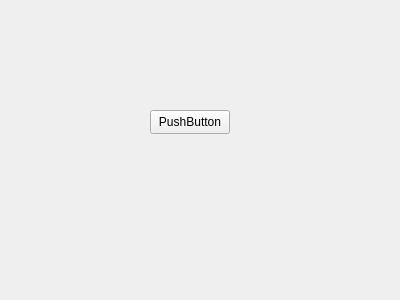
<?xml version="1.0" encoding="UTF-8"?>
<ui version="4.0">
 <class>Form</class>
 <widget class="QWidget" name="Form">
  <property name="geometry">
   <rect>
    <x>0</x>
    <y>0</y>
    <width>400</width>
    <height>300</height>
   </rect>
  </property>
  <property name="windowTitle">
   <string>Form</string>
  </property>
  <widget class="QPushButton" name="pushButton">
   <property name="geometry">
    <rect>
     <x>150</x>
     <y>110</y>
     <width>80</width>
     <height>24</height>
    </rect>
   </property>
   <property name="text">
    <string>PushButton</string>
   </property>
  </widget>
 </widget>
 <resources/>
 <connections/>
</ui>
